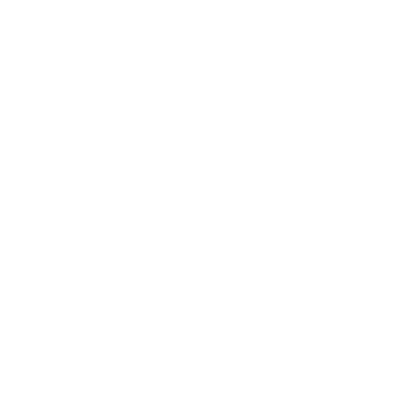
Frame 1 (no input)
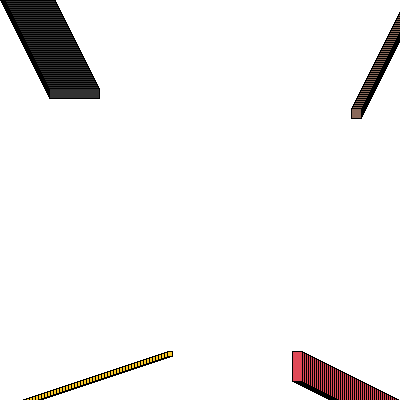
Frame 60 (the mouse pressed at the canvas centre just before this capture)
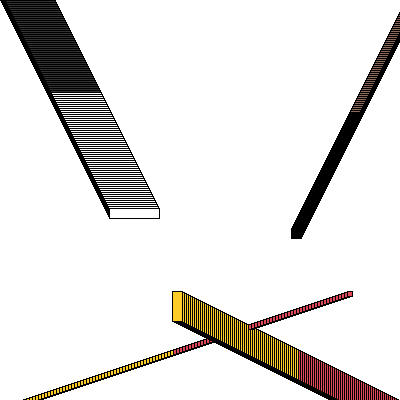
Frame 120 (the mouse held since frame 60 and released just before this capture)

The Processing sketch that drew these frames (run headless with seeded random() and noise(); from frame 60 on, the mouse is pressed at the canvas centre):

// Processing sketch: processing_28486
// ── processing_28486.pde

int x=-10;
int y=-30;
int c=410;
int d=-10;
int z=50;
int g=137;
int h=104;
int i=89;
int q=224;
int r=73;
int s=87;
int a=410;
int b=410;
int t=255;
int u=205;
int v=42;
int e=-10;
int f=410;


void setup () {
  size (400,400);
  background (255);
}

void draw () {
  fill(t,u,v);
  rect (e,f,5,5);
  e=e+3;
  f=f-1;
  if(e>430) {
    e=-10;
  }
  if (f<-50) {
    f=410;
  }
 fill (q,r,s);
 rect (a,b, 10,30);
 a=a-2;
 b=b-1;
 if(a<-50) {
   a=410;
 }
 if(b<-30) {
   b=410;
 }
  fill(z,z,z);
  rect (x,y,50,10);
  x=x+1;
  y=y+2;
  
if(y>400){
 y=-30;
}
if(x>400){
  x=-10;
}

fill(g,h,i);
rect (c,d,10,10);
c=c-1;
d=d+2;

if(c<-10) {
  c=410;
}
if (d>500) {
  d=-10;
}

 if (mousePressed) {
   z=255;
   g=0;
   h=0;
   i=0;
   q=255;
   r=205;
   s=42;
   t=224;
   u=73;
   v=87;
 }else {
   z=50;
   g=137;
   h=104;
   i=89;
   q=224;
   r=73;
   s=87;
   t=255;
   u=205;
   v=42;
 }
}
                
